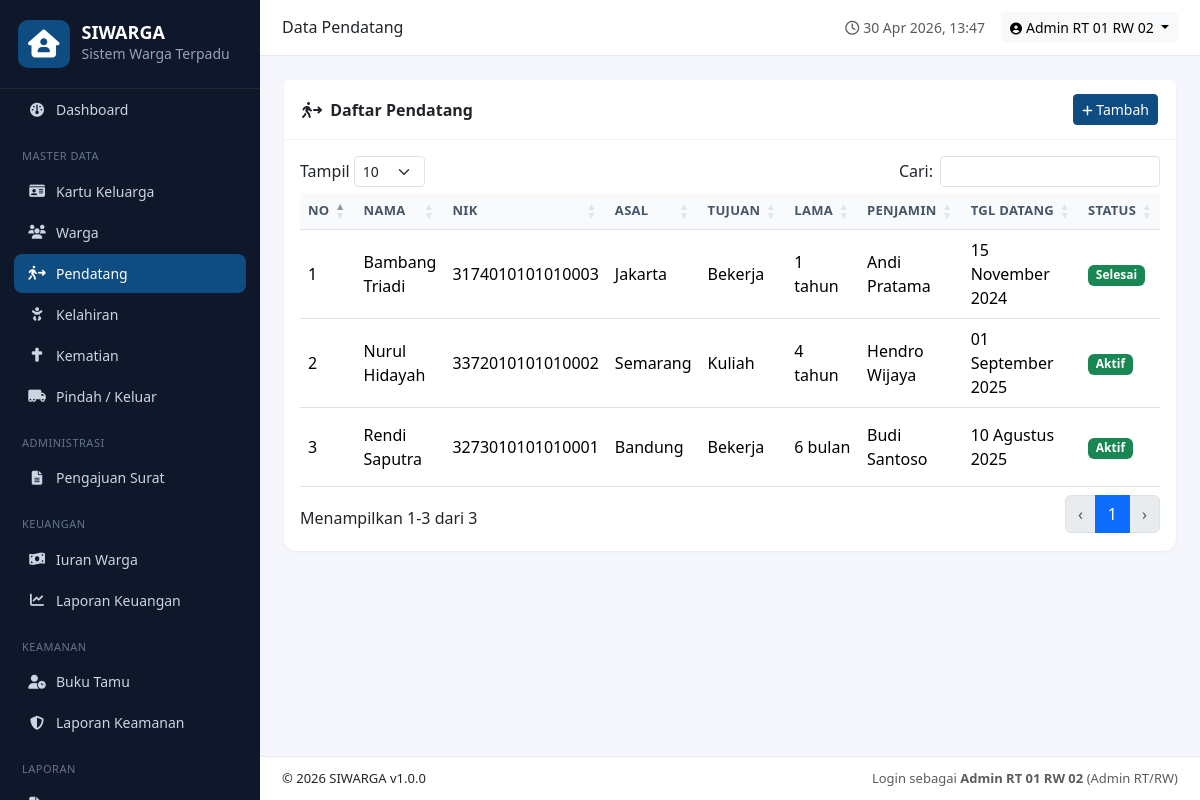
Page /modules/pendatang/index.php (signed in) on the committed database.
### tables this page shows
CREATE TABLE `pendatang` (
  `id` INT AUTO_INCREMENT PRIMARY KEY,
  `nama` VARCHAR(100) NOT NULL,
  `nik` VARCHAR(20),
  `asal_daerah` VARCHAR(255),
  `tujuan_tinggal` VARCHAR(255),
  `lama_tinggal` VARCHAR(50),
  `penjamin` VARCHAR(100),
  `alamat_tinggal` TEXT,
  `rt` VARCHAR(5),
  `rw` VARCHAR(5),
  `tanggal_datang` DATE,
  `file_identitas` VARCHAR(255),
  `status` ENUM('aktif','selesai') DEFAULT 'aktif',
  `created_at` TIMESTAMP DEFAULT CURRENT_TIMESTAMP
);

### includes/auth.php (called while the page is built, shortened)
<?php
function role() {
    return $_SESSION['user']['role'] ?? null;
}
function can($action) {
    $r = role();
    $matrix = [
        'manage_users'    => ['super_admin'],
        'manage_master'   => ['super_admin','admin_rtrw'],
        'approve_surat'   => ['super_admin','ketua_rtrw'],
        'verifikasi_surat'=> ['super_admin','admin_rtrw'],
        'manage_keuangan' => ['super_admin','admin_rtrw'],
        'manage_keamanan' => ['super_admin','admin_rtrw','ketua_rtrw'],
        'view_laporan'    => ['super_admin','admin_rtrw','ketua_rtrw'],
        'ajukan_surat'    => ['super_admin','admin_rtrw','ketua_rtrw','warga'],
    ];
    return in_array($r, $matrix[$action] ?? [], true);
}

### modules/pendatang/index.php (the view, shortened to what this page needs)
<?php
require_once __DIR__ . '/../../includes/header.php';
$rows = $pdo->query("SELECT * FROM pendatang ORDER BY id DESC")->fetchAll();
$canEdit = can('manage_master');
?>
<div class="card">
  <div class="card-header d-flex justify-content-between align-items-center">
    <span><i class="fa-solid fa-person-walking-arrow-right me-1"></i> Daftar Pendatang</span>
    <?php if($canEdit): ?><button class="btn btn-primary btn-sm" data-bs-toggle="modal" data-bs-target="#mForm" onclick="resetForm()"><i class="fa-solid fa-plus"></i> Tambah</button><?php endif; ?>
  </div>
  <div class="card-body">
    <table class="table table-hover dt">
      <thead><tr><th>No</th><th>Nama</th><th>NIK</th><th>Asal</th><th>Tujuan</th><th>Lama</th><th>Penjamin</th><th>Tgl Datang</th><th>Status</th><th>Aksi</th></tr></thead>
      <tbody>
      <?php foreach($rows as $i=>$r): ?>
      <tr>
        <td><?= $i+1 ?></td><td><?= e($r['nama']) ?></td><td><?= e($r['nik']) ?></td>
        <td><?= e($r['asal_daerah']) ?></td><td><?= e($r['tujuan_tinggal']) ?></td>
        <td><?= e($r['lama_tinggal']) ?></td><td><?= e($r['penjamin']) ?></td>
        <td><?= tanggal_id($r['tanggal_datang']) ?></td><td><?= badge_status($r['status']) ?></td>
      </tr>
      <?php endforeach; ?>
      </tbody>
    </table>
  </div>
</div>
<?php require_once __DIR__ . '/../../includes/footer.php'; ?>

### includes/functions.php (shortened to what this page needs)
<?php
function e($v) { return htmlspecialchars((string)($v ?? ''), ENT_QUOTES, 'UTF-8'); }
function tanggal_id($d) {
    $bulan = ['','Januari','Februari','Maret','April','Mei','Juni','Juli','Agustus','September','Oktober','November','Desember'];
    $t = strtotime($d);
    return date('d', $t) . ' ' . $bulan[(int)date('m', $t)] . ' ' . date('Y', $t);
}
function badge_status($status) {
    $map = [
        'pending'=>'warning','verifikasi'=>'info','approved'=>'success','ditolak'=>'danger',
        'baru'=>'secondary','proses'=>'warning','selesai'=>'success','aktif'=>'success',
    ];
    $cls = $map[$status] ?? 'secondary';
    return '<span class="badge bg-'.$cls.'">'.e(ucfirst($status)).'</span>';
}

### assets/css/style.css (style rules this page uses)
:root { --sw-primary:#0f4c81; --sw-primary-dark:#093a66; --sw-accent:#e63946; --sw-bg:#f4f6fb; --sw-sidebar:#0f172a; --sw-sidebar-text:#cbd5e1; }
* { box-sizing:border-box; }
body { font-family:'Segoe UI',Tahoma,sans-serif;background:var(--sw-bg); }
.btn-primary { background:var(--sw-primary);border-color:var(--sw-primary); }
.card { border:none;border-radius:12px;box-shadow:0 1px 3px rgba(15,23,42,.05); }
.card-header { background:#fff;border-bottom:1px solid #f1f5f9;font-weight:600;padding:14px 18px; }
.card-header.d-flex { flex-wrap:wrap;gap:8px; }
.table thead th { background:#f8fafc;color:#475569;font-size:13px;text-transform:uppercase;letter-spacing:.3px;white-space:nowrap; }
.table td { vertical-align:middle; }
.btn-sm i { font-size:12px; }
table.dataTable { width:100% !important; }

### rows in the picture
pendatang: nama "Bambang Triadi", nik "3174010101010003", asal_daerah "Jakarta", tujuan_tinggal "Bekerja", lama_tinggal "1 tahun", penjamin "Andi Pratama", tanggal_datang "15 November 2024", status "Selesai"
pendatang: nama "Nurul Hidayah", nik "3372010101010002", asal_daerah "Semarang", tujuan_tinggal "Kuliah", lama_tinggal "4 tahun", penjamin "Hendro Wijaya", tanggal_datang "01 September 2025", status "Aktif"
pendatang: nama "Rendi Saputra", nik "3273010101010001", asal_daerah "Bandung", tujuan_tinggal "Bekerja", lama_tinggal "6 bulan", penjamin "Budi Santoso", tanggal_datang "10 Agustus 2025", status "Aktif"

### other values in the picture
APP_NAME "SIWARGA"
$pageTitle "Data Pendatang"
user()['nama'] "Admin RT 01 RW 02"
APP_VERSION "1.0.0"
role_label(role()) "Admin RT/RW"
